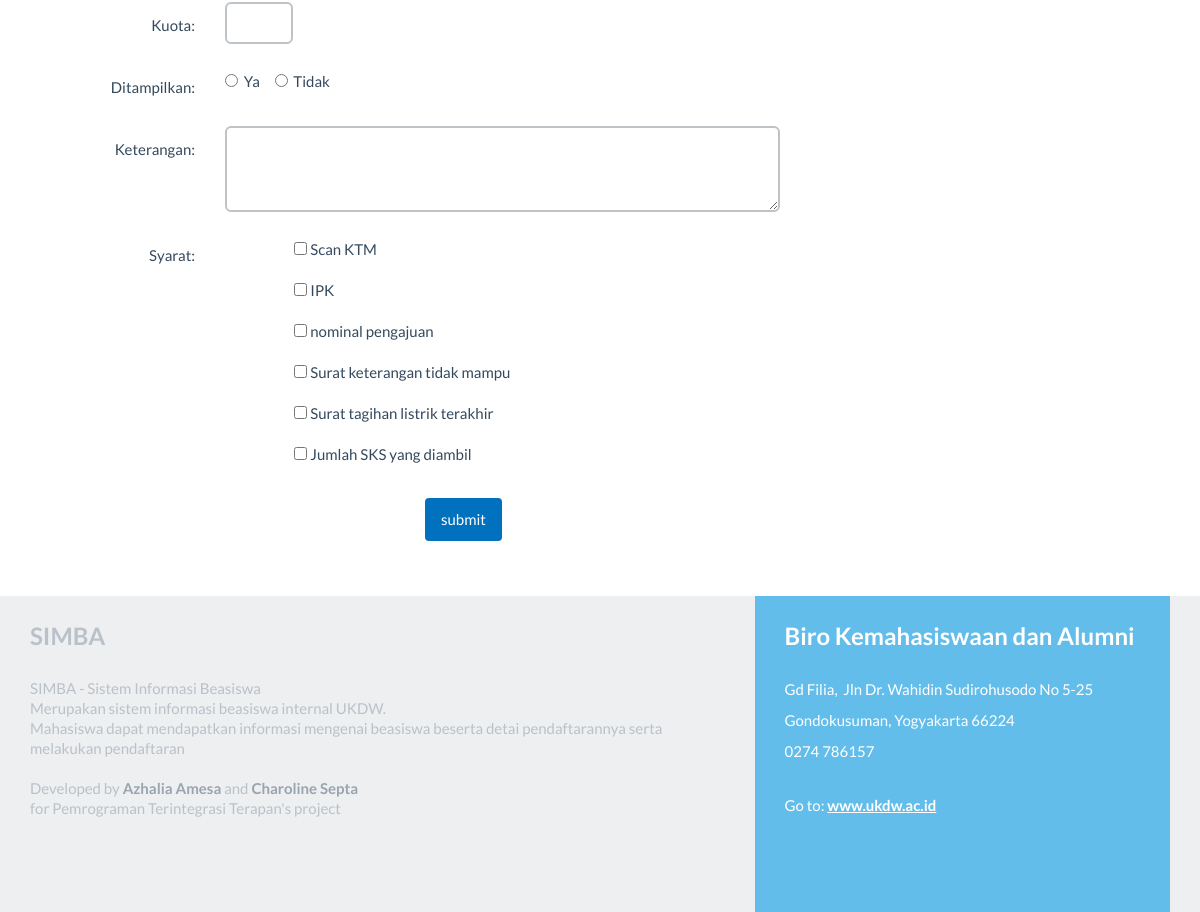
/user_admin/form_create_beasiswa.php (lower part), run on an earlier commit of the app's database.
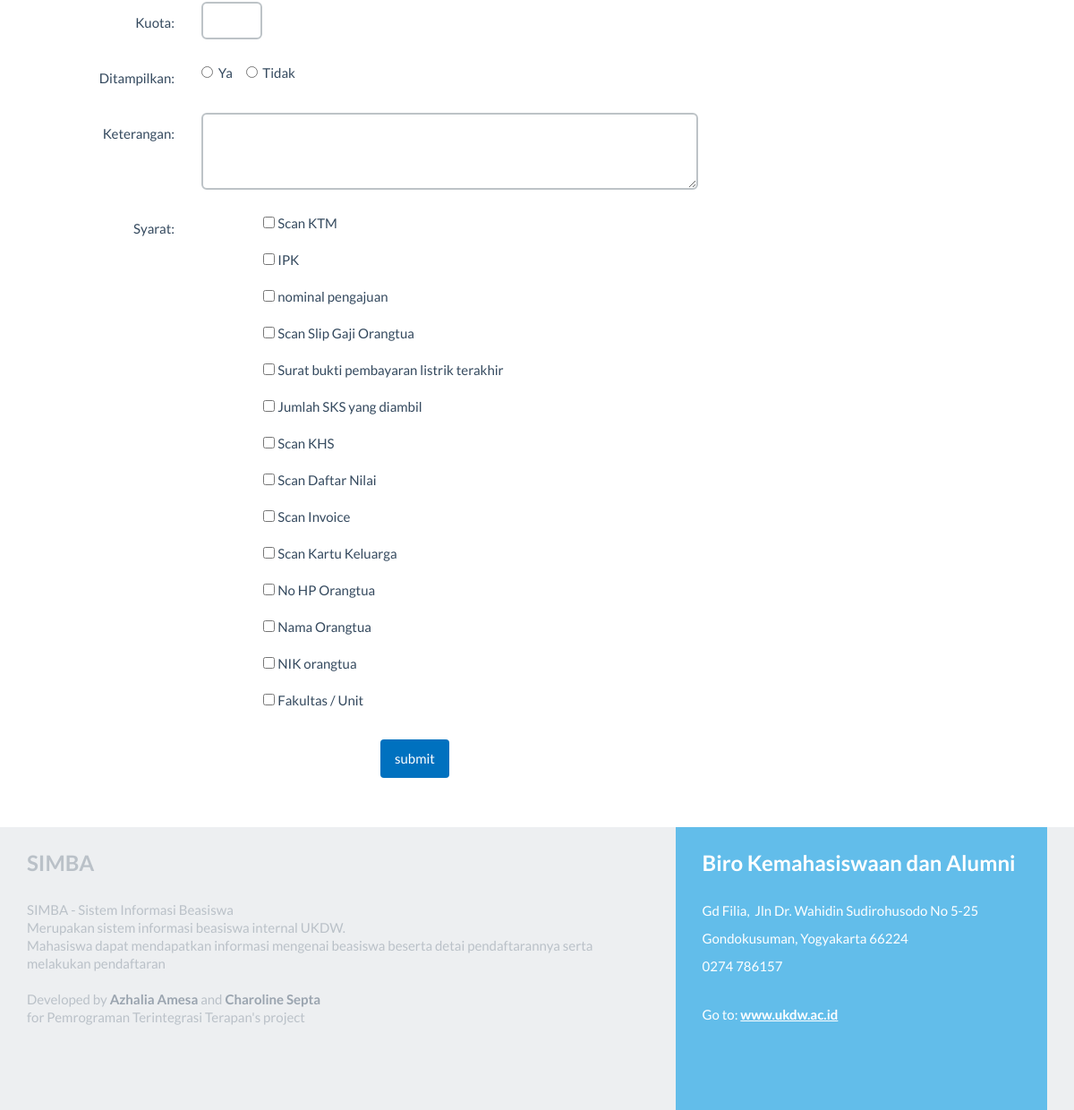
And on a later commit of the database.
### tables this page shows
CREATE TABLE `ref_syarat` (
  `kd_syarat` char(3) NOT NULL,
  `nama_syarat` varchar(99) NOT NULL,
  `tipe_syarat` char(2) NOT NULL
);

### user_admin/form_create_beasiswa.php (the view, shortened to what this page needs)
<?php
include("../function/koneksi.php");
?>
<html>
<head>
  <!DOCTYPE HTML>
  <html>
  <head>
    <link href="../css/bootstrap.min.css" rel="stylesheet">
    <link rel="stylesheet" href="https://maxcdn.bootstrapcdn.com/bootstrap/3.3.7/css/bootstrap.min.css">
    <link href="../font-awesome/css/font-awesome.min.css" rel="stylesheet">
    <link href="../css/general.css" rel="stylesheet">
    <link href="../css/custom.css" rel="stylesheet">
    <link href="../css/owl.carousel.css" rel="stylesheet">
    <link href="../css/owl.theme.css" rel="stylesheet">
    <link href="../css/style.css" rel="stylesheet">
    <link href="../css/animate.css" rel="stylesheet">
    <link rel="stylesheet" href="../css/magnific-popup.css">
</head>
<body>
  <div class="container">
    <br/><br/><br/>
    <br/><br/>
    <form class="form-horizontal" action="create_beasiswa.php" method="POST">
      <div class="form-group">
        <label class="control-label col-sm-2" for="kuota">Kuota:</label>
        <div class=" col-sm-1">
          <input type="number" class="form-control" id="kuota" name="kuota" min="0" >
        </div>
      </div>
      <div class="form-group">
        <label class="control-label col-sm-2" for="tampil">Ditampilkan:</label>
        <div class=" col-sm-4">
          <label ><input type="radio" name="tampil" value="1">&nbsp Ya &nbsp &nbsp </label>
          <label ><input type="radio" name="tampil" value="0">&nbsp Tidak</label>
        </div>
      </div>
      <div class="form-group">
        <label class="control-label col-sm-2" for="ket">Keterangan:</label>
        <div class=" col-sm-6">
          <textarea class="form-control" rows="3" id="ket" name="ket"></textarea>
        </div>
      </div>
      <div class="form-group">
        <label class="control-label col-sm-2" for="ket">Syarat:</label>
        <div class="col-sm-7">
        <div class="col-sm-offset-1 col-sm-7" >
          <?php
          $sql=mysqli_query($koneksi,"SELECT * FROM ref_syarat");
          while ($row= mysqli_fetch_array($sql)){
            echo'
              <label><input type="checkbox" name="syarat_bsw[]" value="'.$row['kd_syarat'].'">&nbsp;'.$row['nama_syarat'].'</label>
              <br/>
            ';
          }
          ?>
        </div>
        </div>
      </div>
      <div class="col-md-4"></div>
        <div class="col-md-4">
      <input type="submit" class="btn btn-primary" value="submit">
      </div>
    </form>
  </div>
  <br/><br/>
  <footer>
    <div class="container">
      <div class="row">
        <div class="col-md-7">
          <h3 class="footer-title">SIMBA</h3>
          <p>SIMBA - Sistem Informasi Beasiswa<br/>
            Merupakan sistem informasi beasiswa internal UKDW.<br/>
            Mahasiswa dapat mendapatkan informasi mengenai beasiswa beserta detai pendaftarannya
            serta melakukan pendaftaran<br/><br/>
            Developed by
            <a rel="cc:attributionURL" href="http://www.github.com/aamesaa"
             property="dc:title">Azhalia Amesa </a> and
             <a rel="dc:creator" href="http://www.github.com/charolinesepta97"
             property="cc:attributionName">Charoline Septa</a> <br/>
             for Pemrograman Terintegrasi Terapan's project
         </p>
        </div>
        <div class="col-md-5">
          <div class="footer-banner">
            <h3 class="footer-title">Biro Kemahasiswaan dan Alumni</h3>
            <ul>
              <li>Gd Filia,&nbsp Jln Dr. Wahidin Sudirohusodo No 5-25</li>
              <li>Gondokusuman, Yogyakarta 66224</li>
              <li>0274 786157</li>
            </ul>
            Go to: <a href="http://www.ukdw.ac.id" target="_blank">www.ukdw.ac.id</a>
          </div>
        </div>
      </div>
    </div>
  </footer>
</body>
</html>

What changed in the data, as far as the page shows it:
changed ref_syarat: nama_syarat "Surat keterangan tidak mampu" → "Scan Slip Gaji Orangtua"
changed ref_syarat: nama_syarat "Surat tagihan listrik terakhir" → "Surat bukti pembayaran listrik terakhir"
added ref_syarat: nama_syarat "Scan KHS"
added ref_syarat: nama_syarat "Scan Daftar Nilai"
added ref_syarat: nama_syarat "Scan Invoice"
added ref_syarat: nama_syarat "Scan Kartu Keluarga"
added ref_syarat: nama_syarat "No HP Orangtua"
added ref_syarat: nama_syarat "Nama Orangtua"
added ref_syarat: nama_syarat "NIK orangtua"
added ref_syarat: nama_syarat "Fakultas / Unit"
